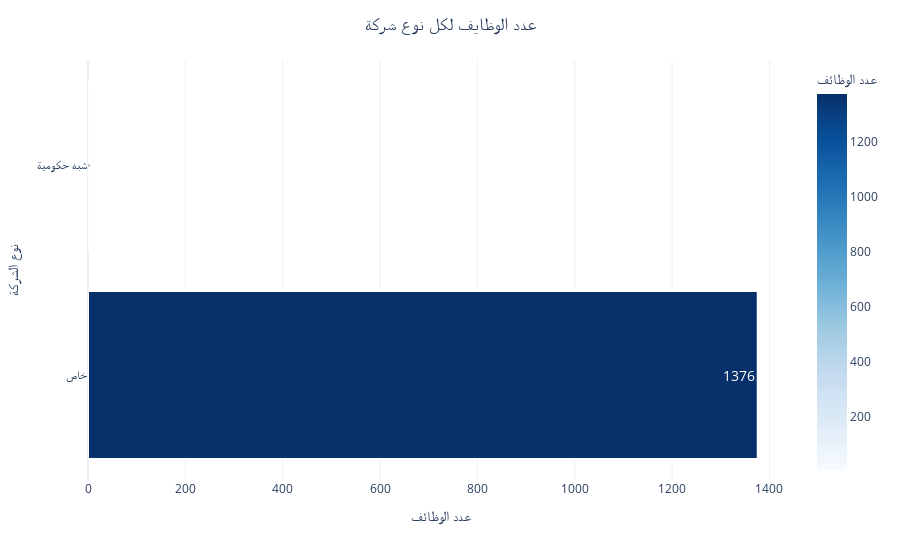

Source (notebook cell):
### Code cell
comp_type_counts = Jadarat['comp_type'].value_counts().reset_index()
comp_type_counts.columns = ['نوع الشركة', 'عدد الوظائف']

fig = px.bar(
    comp_type_counts, 
    x="عدد الوظائف", 
    y="نوع الشركة", 
    orientation="h",  
    text="عدد الوظائف",  
    color="عدد الوظائف",  
    color_continuous_scale="Blues"  
)

fig.update_traces(
    textposition="inside",  
    textfont_size=14,  
    marker_line_width=2  
)

fig.update_layout(
    title="عدد الوظايف لكل نوع شركة",
    title_x=0.5,  
    title_font_size=18,  
    xaxis_title="عدد الوظائف",
    yaxis_title="نوع الشركة",
    template="plotly_white",  
)

fig.show()

### Figure 1 — Plotly figure (JSON) as saved in the notebook; plotly's stock layout.template omitted (floating-point values rounded to 4 significant figures)
{"data": [{"hovertemplate": "عدد الوظائف=%{marker.color}<br>نوع الشركة=%{y}<extra></extra>", "legendgroup": "", "marker": {"color": [1376, 5], "coloraxis": "coloraxis", "line": {"width": 2}, "pattern": {"shape": ""}}, "name": "", "orientation": "h", "showlegend": false, "text": [1376.0, 5.0], "textfont": {"size": 14}, "textposition": "inside", "type": "bar", "x": [1376, 5], "xaxis": "x", "y": ["خاص", "شبه حكومية"], "yaxis": "y"}], "layout": {"barmode": "relative", "coloraxis": {"colorbar": {"title": {"text": "عدد الوظائف"}}, "colorscale": [[0, "rgb(247,251,255)"], [0.125, "rgb(222,235,247)"], [0.25, "rgb(198,219,239)"], [0.375, "rgb(158,202,225)"], [0.5, "rgb(107,174,214)"], [0.625, "rgb(66,146,198)"], [0.75, "rgb(33,113,181)"], [0.875, "rgb(8,81,156)"], [1, "rgb(8,48,107)"]]}, "legend": {"tracegroupgap": 0}, "margin": {"t": 60}, "title": {"font": {"size": 18}, "text": "عدد الوظايف لكل نوع شركة", "x": 0.5}, "xaxis": {"anchor": "y", "domain": [0, 1], "title": {"text": "عدد الوظائف"}}, "yaxis": {"anchor": "x", "domain": [0, 1], "title": {"text": "نوع الشركة"}}}}
